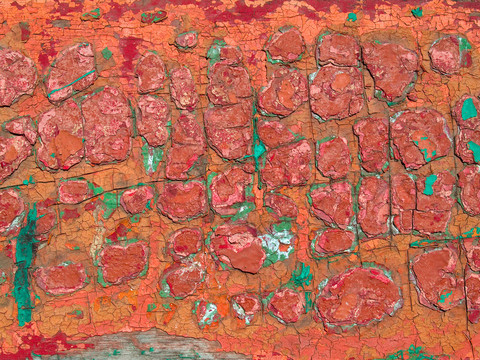
#> input picture Dataset_Generation/Ablation Dataset/replaced_texture/raw/blotchy_0003.jpg, 480 x 360 px
$ python -i image_gradient.py   (imports and definitions only)   (older library calls are emulated)
#> lines starting #> are read from the running program, lines starting #| are printed output that depends on the picture
import cv2


def calculate_image_gradient(gray_image):
    # set the kernel size, depending on whether we are using the Sobel
    # operator of the Scharr operator, then compute the gradients along
    # the x and y axis, respectively
    # ksize = -1 if args["scharr"] > 0 else 3
    ksize=3
    gX = cv2.Sobel(gray_image, ddepth=cv2.CV_32F, dx=1, dy=0, ksize=ksize)
    gY = cv2.Sobel(gray_image, ddepth=cv2.CV_32F, dx=0, dy=1, ksize=ksize)

    # the gradient magnitude images are now of the floating point data
    # type, so we need to take care to convert them back a to unsigned
    # 8-bit integer representation so other OpenCV functions can operate
    # on them and visualize them
    gX = cv2.convertScaleAbs(gX)
    gY = cv2.convertScaleAbs(gY)

    # combine the gradient representations into a single image
    combined = cv2.addWeighted(gX, 0.5, gY, 0.5, 0)

    return combined

>>> import cv2
>>> picture = cv2.imread('../../Dataset_Generation/Ablation Dataset/replaced_texture/raw/blotchy_0003.jpg', cv2.IMREAD_GRAYSCALE)
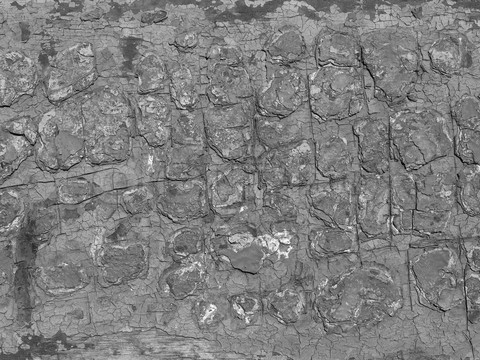
#> picture: shape (360, 480); min 0, max 254, mean 126.8
>>> result = calculate_image_gradient(picture)
#> in calculate_image_gradient, `gX = cv2.Sobel(gray_image, ddepth=cv2.CV_32F, dx=1, dy=0, ksize=ksize)`:
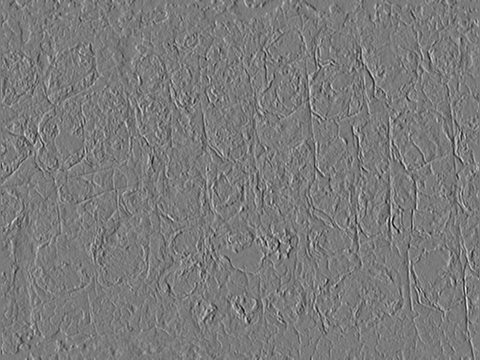
#> gX: shape (360, 480) float32; min -617, max 660, mean -0.1; drawn with min black and max white
#> in calculate_image_gradient, `gY = cv2.Sobel(gray_image, ddepth=cv2.CV_32F, dx=0, dy=1, ksize=ksize)`:
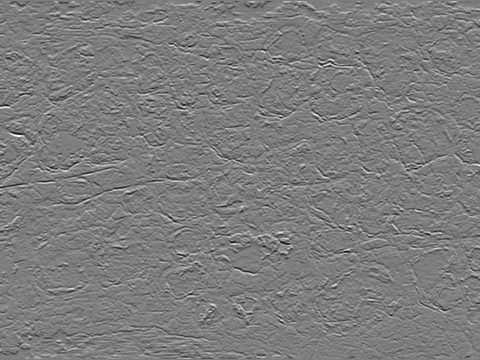
#> gY: shape (360, 480) float32; min -650, max 671, mean 0.2; drawn with min black and max white
#> in calculate_image_gradient, `gX = cv2.convertScaleAbs(gX)`:
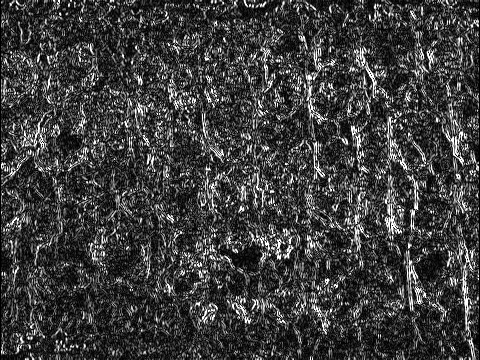
#> gX: shape (360, 480); min 0, max 255, mean 61.6
#> in calculate_image_gradient, `gY = cv2.convertScaleAbs(gY)`:
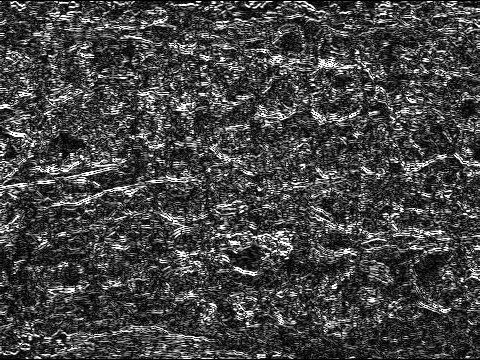
#> gY: shape (360, 480); min 0, max 255, mean 68.2
#> in calculate_image_gradient, `combined = cv2.addWeighted(gX, 0.5, gY, 0.5, 0)`:
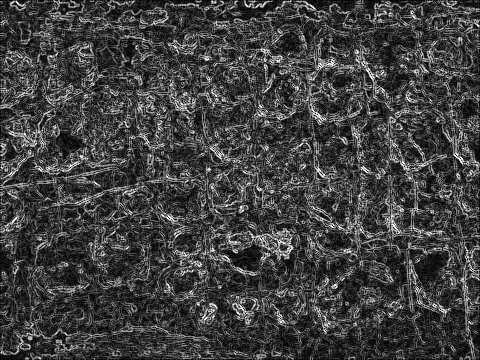
#> combined: shape (360, 480); min 0, max 255, mean 64.9

$ run again, on Dataset_Generation/Ablation Dataset/replaced_texture/raw/blotchy_0016.jpg
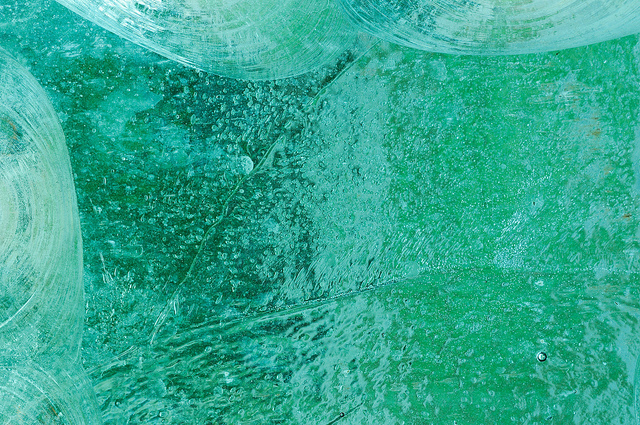
#> input picture Dataset_Generation/Ablation Dataset/replaced_texture/raw/blotchy_0016.jpg, 640 x 425 px
#> in calculate_image_gradient, `gY = cv2.Sobel(gray_image, ddepth=cv2.CV_32F, dx=0, dy=1, ksize=ksize)`:
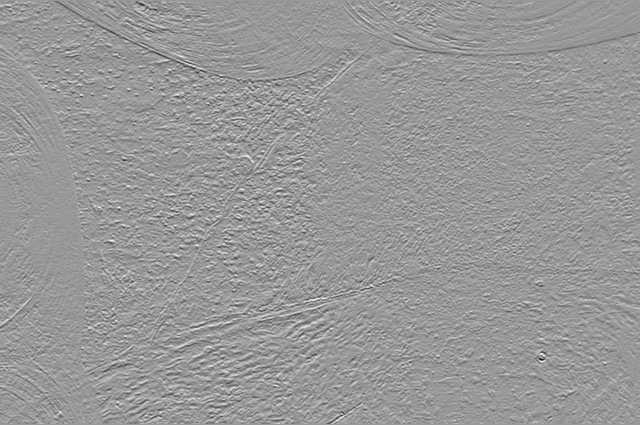
#> gY: shape (425, 640) float32; min -794, max 534, mean -0.8; drawn with min black and max white
#> in calculate_image_gradient, `combined = cv2.addWeighted(gX, 0.5, gY, 0.5, 0)`:
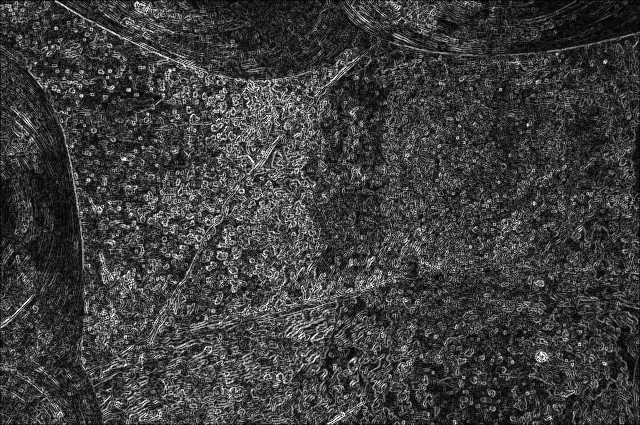
#> combined: shape (425, 640); min 0, max 255, mean 61.2

$ run again, on Dataset_Generation/Ablation Dataset/replaced_texture/raw/blotchy_0028.jpg
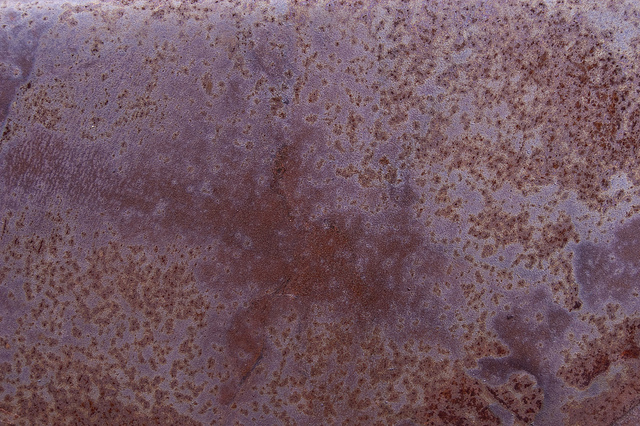
#> input picture Dataset_Generation/Ablation Dataset/replaced_texture/raw/blotchy_0028.jpg, 640 x 426 px
#> in calculate_image_gradient, `gY = cv2.Sobel(gray_image, ddepth=cv2.CV_32F, dx=0, dy=1, ksize=ksize)`:
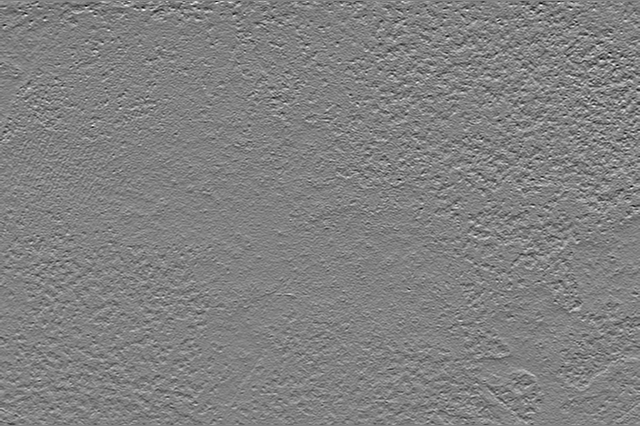
#> gY: shape (426, 640) float32; min -415, max 399, mean -1.5; drawn with min black and max white
#> in calculate_image_gradient, `combined = cv2.addWeighted(gX, 0.5, gY, 0.5, 0)`:
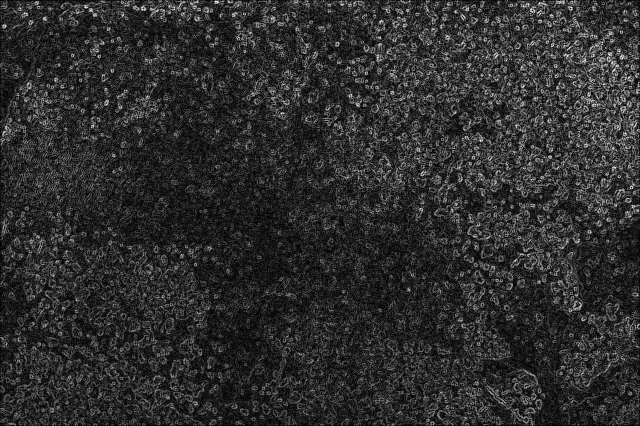
#> combined: shape (426, 640); min 0, max 255, mean 45.7

$ run again, on Dataset_Generation/Ablation Dataset/replaced_texture/raw/blotchy_0042.jpg
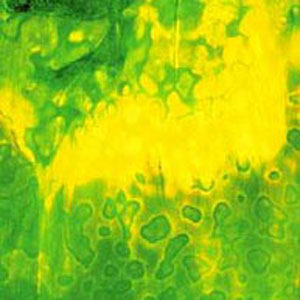
#> input picture Dataset_Generation/Ablation Dataset/replaced_texture/raw/blotchy_0042.jpg, 300 x 300 px
#> in calculate_image_gradient, `gY = cv2.Sobel(gray_image, ddepth=cv2.CV_32F, dx=0, dy=1, ksize=ksize)`:
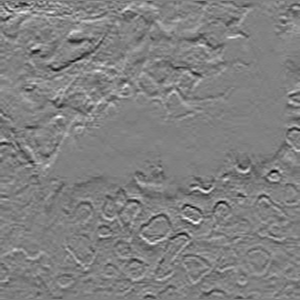
#> gY: shape (300, 300) float32; min -290, max 284, mean -0.2; drawn with min black and max white
#> in calculate_image_gradient, `combined = cv2.addWeighted(gX, 0.5, gY, 0.5, 0)`:
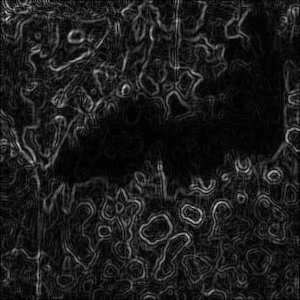
#> combined: shape (300, 300); min 0, max 202, mean 27.6
